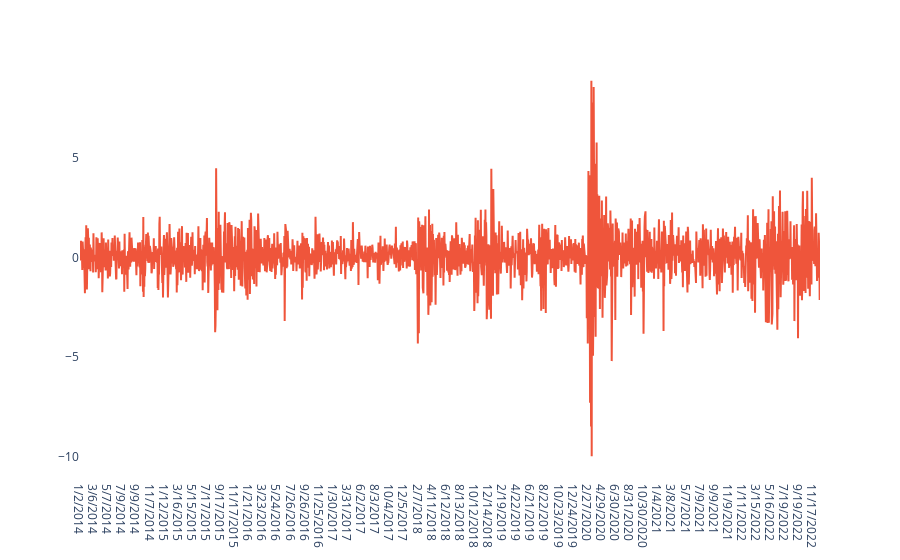

Notebook code for this chart:
### Markdown cell above
## Question 5

Dans ce problème, nous allons considérer l'allocation d'actifs dans un portefeuille d'investissement. L'allocation d'actifs est la répartition de l'argent entre différentes actions selon des poids relatifs (pourcentage de l'argent investi dans chaque action). Les voleurs ont investi 1M\$ dans les dix actions de la question précédente selon les poids relatifs contenus dans la liste `poids` ci-dessous.

**Question:** trouver la valeur maximale du portefeuille d'investissement pendant la période considérée.

Pour vous aider, nous avons écrit le code pour définir la fonction `asset_allocation` qui permet de générer un portefeuille selon les poids relatifs donnés en argument pour chaque action. Nous avons appelé la fonction `plot_financial_data` pour afficher le rendement quotidien du portefeuille. Vous devez maintenant afficher la valeur du portefeuille et identifier son maximum.

### Code cell
poids = [0.032266, 0.094461, 0.117917, 0.132624, 0.145942, 0.128299, 0.10009, 0.007403, 0.088581, 0.152417]

def asset_allocation(df, weights, initial_investment):
    portfolio_df = df.copy()

    # normaliser les prix
    scaled_df = price_scaling(df)
  
    for i, stock in enumerate(scaled_df.columns[1:]):
        portfolio_df[stock] = scaled_df[stock] * weights[i] * initial_investment

    # sommer les valeurs de chaque action pour obtenir la valeur du portefeuille
    portfolio_df['Valeur du portefeuille [$]'] = portfolio_df[portfolio_df != 'Date'].sum(axis = 1, numeric_only = True)
            
    # calculer le rendement quotidien du portefeuille
    portfolio_df['Rendement quotidien du portefeuille [%]'] = portfolio_df['Valeur du portefeuille [$]'].pct_change(1) * 100 
    portfolio_df.replace(np.nan, 0, inplace = True)
    
    return portfolio_df

portfolio_df = asset_allocation(close_price_df, poids, 1000000)

# affichage du "Rendement quotidien du portefeuille [%]"
plot_financial_data(portfolio_df[['Date', 'Rendement quotidien du portefeuille [%]']])

### Figure 1 — Plotly figure (JSON) as saved in the notebook; plotly's stock layout.template omitted (floating-point values rounded to 4 significant figures; data arrays with more than 128 entries replaced by an {"elided": "..."} marker saying what was removed)
{"data": [{"hovertemplate": "<extra></extra>", "legendgroup": "", "line": {"color": "#636efa", "dash": "solid"}, "marker": {"symbol": "circle"}, "mode": "lines", "name": "", "orientation": "v", "showlegend": false, "type": "scatter", "xaxis": "x", "yaxis": "y"}, {"name": "Rendement quotidien du portefeuille [%]", "type": "scatter", "x": {"elided": "2257 str values"}, "y": {"elided": "2257 float values"}}], "layout": {"legend": {"tracegroupgap": 0}, "margin": {"t": 60}, "plot_bgcolor": "white", "xaxis": {"anchor": "y", "domain": [0, 1]}, "yaxis": {"anchor": "x", "domain": [0, 1]}}}
